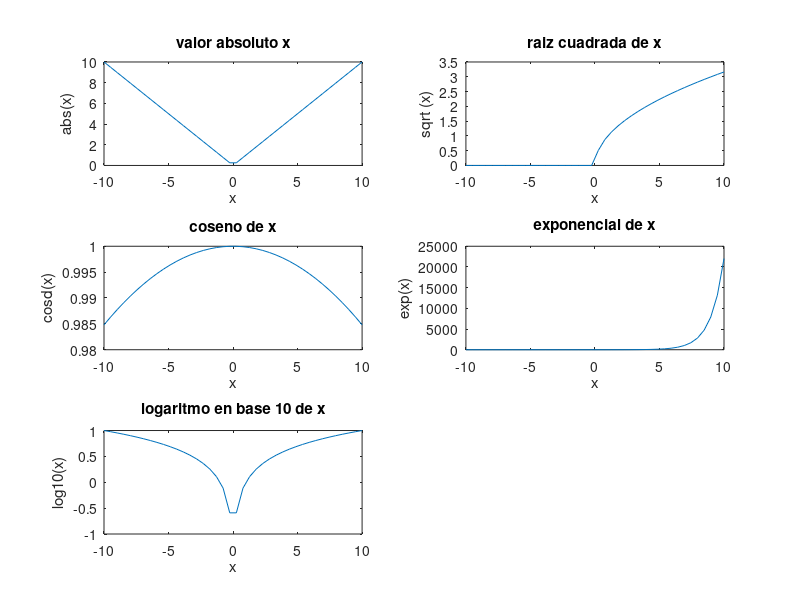

MATLAB code for this plot:
x = linspace (-10,10,40)
y = abs(x)
f = sqrt (x)
g = cosd(x)
h = exp(x)
e = log10(x)
subplot(3,2,1), plot(x,y), title('valor absoluto x'), xlabel ('x'), ylabel('abs(x)');
subplot(3,2,2), plot(x,f), title('raiz cuadrada de x'), xlabel ('x'), ylabel('sqrt (x)');
subplot(3,2,3), plot(x,g), title('coseno de x'), xlabel ('x'), ylabel('cosd(x)');
subplot(3,2,4), plot(x,h), title('exponencial de x'), xlabel ('x'), ylabel('exp(x)');
subplot(3,2,5), plot(x,e), title('logaritmo en base 10 de x'), xlabel ('x'), ylabel('log10(x)');




